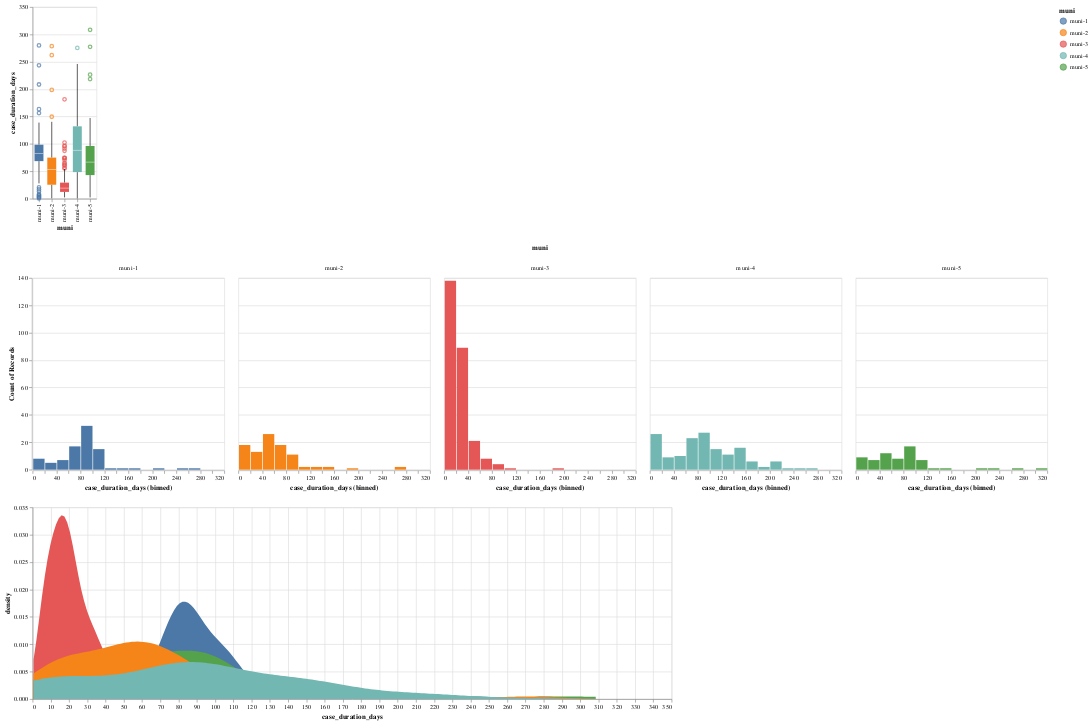

The cell this chart's notebook holds for it:
### Code cell
# Test if there are differences in case duration across municipalities
# Kruskal-Wallis H-Test
# Ranks-based test (cf. Wilcoxon rank sum test)
# Condition 1: k samples being random and independent (yes; assuming five municipalities are independent)
# Condition 2: all k samples having five or more measurements (yes; min sample size > 800)
# Condition 3: the k prob. distributions are continuous (yes; case duration time)
# H0: The 5 distributions (one for each municipality) of case duration time are identical
# Ha: At least two of the 5 distributions differ in location
# Rejection region: H > Chi-Square with (5-1) df.
from scipy.stats import kruskal

case_dur_munis = [df_gb.loc[df_gb['muni'] == muni, 'case_duration_days'] for muni in sorted(df_gb['muni'].unique())]
# print(case_dur_munis)
# H (i.e., Chi-Square) and p-value
print(kruskal(*case_dur_munis))
# Result: p-value << 0.01
# i.e., at alpha = 1% level, the differences are significant

# viz using boxplot
box = alt.Chart(df_gb).mark_boxplot().encode(
    y=alt.Y('case_duration_days:Q'),
    x=alt.X('muni:N'),
    color='muni:N',
)

# viz using histogram
hist = alt.Chart(df_gb).mark_bar(
).encode(
    x=alt.X('case_duration_days:Q').bin(maxbins=20),
    y=alt.Y('count()').stack(None),
    color='muni:N',
    column='muni:N'
)

# viz using KDE
hist_den = alt.Chart(df_gb).mark_area().transform_density(
    'case_duration_days',
    groupby=['muni'],
    as_=['case_duration_days', 'density'],
).encode(
    x=alt.X('case_duration_days:Q'),
    y=alt.Y('density:Q').stack(None),
    color='muni:N'
).properties(
    width=1000
)

alt.vconcat(box, hist, hist_den)

### Figure 1 — Vega specification as saved in the notebook (floating-point values rounded to 4 significant figures; data arrays with more than 128 entries replaced by an {"elided": "..."} marker saying what was removed)
{"$schema": "https://vega.github.io/schema/vega/v5.json", "data": [{"name": "source_0", "values": {"elided": "667 records"}}, {"name": "data_0"}, {"name": "data_1", "values": [{"case_duration_days": 13.0, "muni": "muni-1"}, {"case_duration_days": 243.6, "muni": "muni-1"}, {"case_duration_days": 102.5, "muni": "muni-3"}, {"case_duration_days": 95.52, "muni": "muni-3"}, {"case_duration_days": 74.63, "muni": "muni-3"}, {"case_duration_days": 70.57, "muni": "muni-3"}, {"case_duration_days": 208.6, "muni": "muni-1"}, {"case_duration_days": 6.406, "muni": "muni-1"}, {"case_duration_days": 198.6, "muni": "muni-2"}, {"case_duration_days": 163.5, "muni": "muni-1"}, {"case_duration_days": 8.362, "muni": "muni-1"}, {"case_duration_days": 156.4, "muni": "muni-1"}, {"case_duration_days": 65.64, "muni": "muni-3"}, {"case_duration_days": 91.55, "muni": "muni-3"}, {"case_duration_days": 278.4, "muni": "muni-2"}, {"case_duration_days": 5.0, "muni": "muni-1"}, {"case_duration_days": 74.38, "muni": "muni-3"}, {"case_duration_days": 96.67, "muni": "muni-3"}, {"case_duration_days": 275.4, "muni": "muni-4"}, {"case_duration_days": 181.6, "muni": "muni-3"}, {"case_duration_days": 73.59, "muni": "muni-3"}, {"case_duration_days": 63.62, "muni": "muni-3"}, {"case_duration_days": 55.4, "muni": "muni-3"}, {"case_duration_days": 20.55, "muni": "muni-1"}, {"case_duration_days": 280.0, "muni": "muni-1"}, {"case_duration_days": 60.62, "muni": "muni-3"}, {"case_duration_days": 87.42, "muni": "muni-3"}, {"case_duration_days": 61.43, "muni": "muni-3"}, {"case_duration_days": 56.33, "muni": "muni-3"}, {"case_duration_days": 2.565, "muni": "muni-1"}, {"case_duration_days": 308.4, "muni": "muni-5"}, {"case_duration_days": 277.4, "muni": "muni-5"}, {"case_duration_days": 226.5, "muni": "muni-5"}, {"case_duration_days": 218.5, "muni": "muni-5"}, {"case_duration_days": 3.0, "muni": "muni-1"}, {"case_duration_days": 17.0, "muni": "muni-1"}, {"case_duration_days": 0.6431, "muni": "muni-1"}, {"case_duration_days": 262.0, "muni": "muni-2"}, {"case_duration_days": 149.7, "muni": "muni-2"}]}, {"name": "data_2"}, {"name": "data_3", "values": [{"lower_box_case_duration_days": 68.64, "lower_whisker_case_duration_days": 28.0, "muni": "muni-1", "upper_whisker_case_duration_days": 139.0}, {"lower_box_case_duration_days": 12.45, "lower_whisker_case_duration_days": 2.423, "muni": "muni-3", "upper_whisker_case_duration_days": 54.48}, {"lower_box_case_duration_days": 43.16, "lower_whisker_case_duration_days": 2.39, "muni": "muni-5", "upper_whisker_case_duration_days": 147.3}, {"lower_box_case_duration_days": 25.56, "lower_whisker_case_duration_days": 0.7292, "muni": "muni-2", "upper_whisker_case_duration_days": 140.5}, {"lower_box_case_duration_days": 48.63, "lower_whisker_case_duration_days": 0.5, "muni": "muni-4", "upper_whisker_case_duration_days": 246.0}]}, {"name": "data_4", "values": [{"lower_whisker_case_duration_days": 28.0, "muni": "muni-1", "upper_box_case_duration_days": 98.64, "upper_whisker_case_duration_days": 139.0}, {"lower_whisker_case_duration_days": 2.423, "muni": "muni-3", "upper_box_case_duration_days": 29.38, "upper_whisker_case_duration_days": 54.48}, {"lower_whisker_case_duration_days": 2.39, "muni": "muni-5", "upper_box_case_duration_days": 96.37, "upper_whisker_case_duration_days": 147.3}, {"lower_whisker_case_duration_days": 0.7292, "muni": "muni-2", "upper_box_case_duration_days": 75.1, "upper_whisker_case_duration_days": 140.5}, {"lower_whisker_case_duration_days": 0.5, "muni": "muni-4", "upper_box_case_duration_days": 132.2, "upper_whisker_case_duration_days": 246.0}]}, {"name": "data_5"}, {"name": "data_6", "values": [{"lower_box_case_duration_days": 68.64, "max_case_duration_days": 280.0, "mid_box_case_duration_days": 82.5, "min_case_duration_days": 0.6431, "muni": "muni-1", "upper_box_case_duration_days": 98.64}, {"lower_box_case_duration_days": 12.45, "max_case_duration_days": 181.6, "mid_box_case_duration_days": 19.41, "min_case_duration_days": 2.423, "muni": "muni-3", "upper_box_case_duration_days": 29.38}, {"lower_box_case_duration_days": 43.16, "max_case_duration_days": 308.4, "mid_box_case_duration_days": 66.89, "min_case_duration_days": 2.39, "muni": "muni-5", "upper_box_case_duration_days": 96.37}, {"lower_box_case_duration_days": 25.56, "max_case_duration_days": 278.4, "mid_box_case_duration_days": 53.45, "min_case_duration_days": 0.7292, "muni": "muni-2", "upper_box_case_duration_days": 75.1}, {"lower_box_case_duration_days": 48.63, "max_case_duration_days": 275.4, "mid_box_case_duration_days": 88.53, "min_case_duration_days": 0.5, "muni": "muni-4", "upper_box_case_duration_days": 132.2}]}, {"name": "data_7", "values": [{"lower_box_case_duration_days": 68.64, "max_case_duration_days": 280.0, "mid_box_case_duration_days": 82.5, "min_case_duration_days": 0.6431, "muni": "muni-1", "upper_box_case_duration_days": 98.64}, {"lower_box_case_duration_days": 12.45, "max_case_duration_days": 181.6, "mid_box_case_duration_days": 19.41, "min_case_duration_days": 2.423, "muni": "muni-3", "upper_box_case_duration_days": 29.38}, {"lower_box_case_duration_days": 43.16, "max_case_duration_days": 308.4, "mid_box_case_duration_days": 66.89, "min_case_duration_days": 2.39, "muni": "muni-5", "upper_box_case_duration_days": 96.37}, {"lower_box_case_duration_days": 25.56, "max_case_duration_days": 278.4, "mid_box_case_duration_days": 53.45, "min_case_duration_days": 0.7292, "muni": "muni-2", "upper_box_case_duration_days": 75.1}, {"lower_box_case_duration_days": 48.63, "max_case_duration_days": 275.4, "mid_box_case_duration_days": 88.53, "min_case_duration_days": 0.5, "muni": "muni-4", "upper_box_case_duration_days": 132.2}]}, {"name": "data_8", "values": [{"bin_maxbins_20_case_duration_days": 80.0, "bin_maxbins_20_case_duration_days_end": 100.0, "muni": "muni-1", "__count": 32}, {"bin_maxbins_20_case_duration_days": 0.0, "bin_maxbins_20_case_duration_days_end": 20.0, "muni": "muni-1", "__count": 8}, {"bin_maxbins_20_case_duration_days": 240.0, "bin_maxbins_20_case_duration_days_end": 260.0, "muni": "muni-1", "__count": 1}, {"bin_maxbins_20_case_duration_days": 100.0, "bin_maxbins_20_case_duration_days_end": 120.0, "muni": "muni-3", "__count": 1}, {"bin_maxbins_20_case_duration_days": 80.0, "bin_maxbins_20_case_duration_days_end": 100.0, "muni": "muni-3", "__count": 4}, {"bin_maxbins_20_case_duration_days": 40.0, "bin_maxbins_20_case_duration_days_end": 60.0, "muni": "muni-3", "__count": 21}, {"bin_maxbins_20_case_duration_days": 60.0, "bin_maxbins_20_case_duration_days_end": 80.0, "muni": "muni-3", "__count": 8}, {"bin_maxbins_20_case_duration_days": 200.0, "bin_maxbins_20_case_duration_days_end": 220.0, "muni": "muni-1", "__count": 1}, {"bin_maxbins_20_case_duration_days": 0.0, "bin_maxbins_20_case_duration_days_end": 20.0, "muni": "muni-3", "__count": 138}, {"bin_maxbins_20_case_duration_days": 60.0, "bin_maxbins_20_case_duration_days_end": 80.0, "muni": "muni-1", "__count": 17}, {"bin_maxbins_20_case_duration_days": 20.0, "bin_maxbins_20_case_duration_days_end": 40.0, "muni": "muni-3", "__count": 89}, {"bin_maxbins_20_case_duration_days": 100.0, "bin_maxbins_20_case_duration_days_end": 120.0, "muni": "muni-1", "__count": 15}, {"bin_maxbins_20_case_duration_days": 100.0, "bin_maxbins_20_case_duration_days_end": 120.0, "muni": "muni-5", "__count": 7}, {"bin_maxbins_20_case_duration_days": 80.0, "bin_maxbins_20_case_duration_days_end": 100.0, "muni": "muni-5", "__count": 17}, {"bin_maxbins_20_case_duration_days": 60.0, "bin_maxbins_20_case_duration_days_end": 80.0, "muni": "muni-2", "__count": 18}, {"bin_maxbins_20_case_duration_days": 180.0, "bin_maxbins_20_case_duration_days_end": 200.0, "muni": "muni-2", "__count": 1}, {"bin_maxbins_20_case_duration_days": 80.0, "bin_maxbins_20_case_duration_days_end": 100.0, "muni": "muni-2", "__count": 11}, {"bin_maxbins_20_case_duration_days": 160.0, "bin_maxbins_20_case_duration_days_end": 180.0, "muni": "muni-1", "__count": 1}, {"bin_maxbins_20_case_duration_days": 40.0, "bin_maxbins_20_case_duration_days_end": 60.0, "muni": "muni-5", "__count": 12}, {"bin_maxbins_20_case_duration_days": 40.0, "bin_maxbins_20_case_duration_days_end": 60.0, "muni": "muni-2", "__count": 26}, {"bin_maxbins_20_case_duration_days": 100.0, "bin_maxbins_20_case_duration_days_end": 120.0, "muni": "muni-2", "__count": 2}, {"bin_maxbins_20_case_duration_days": 0.0, "bin_maxbins_20_case_duration_days_end": 20.0, "muni": "muni-2", "__count": 18}, {"bin_maxbins_20_case_duration_days": 40.0, "bin_maxbins_20_case_duration_days_end": 60.0, "muni": "muni-4", "__count": 10}, {"bin_maxbins_20_case_duration_days": 20.0, "bin_maxbins_20_case_duration_days_end": 40.0, "muni": "muni-4", "__count": 9}, {"bin_maxbins_20_case_duration_days": 140.0, "bin_maxbins_20_case_duration_days_end": 160.0, "muni": "muni-1", "__count": 1}, {"bin_maxbins_20_case_duration_days": 20.0, "bin_maxbins_20_case_duration_days_end": 40.0, "muni": "muni-2", "__count": 13}, {"bin_maxbins_20_case_duration_days": 260.0, "bin_maxbins_20_case_duration_days_end": 280.0, "muni": "muni-2", "__count": 2}, {"bin_maxbins_20_case_duration_days": 60.0, "bin_maxbins_20_case_duration_days_end": 80.0, "muni": "muni-5", "__count": 8}, {"bin_maxbins_20_case_duration_days": 120.0, "bin_maxbins_20_case_duration_days_end": 140.0, "muni": "muni-5", "__count": 1}, {"bin_maxbins_20_case_duration_days": 200.0, "bin_maxbins_20_case_duration_days_end": 220.0, "muni": "muni-4", "__count": 6}, {"bin_maxbins_20_case_duration_days": 60.0, "bin_maxbins_20_case_duration_days_end": 80.0, "muni": "muni-4", "__count": 23}, {"bin_maxbins_20_case_duration_days": 160.0, "bin_maxbins_20_case_duration_days_end": 180.0, "muni": "muni-4", "__count": 6}, {"bin_maxbins_20_case_duration_days": 240.0, "bin_maxbins_20_case_duration_days_end": 260.0, "muni": "muni-4", "__count": 1}, {"bin_maxbins_20_case_duration_days": 180.0, "bin_maxbins_20_case_duration_days_end": 200.0, "muni": "muni-4", "__count": 2}, {"bin_maxbins_20_case_duration_days": 140.0, "bin_maxbins_20_case_duration_days_end": 160.0, "muni": "muni-4", "__count": 16}, {"bin_maxbins_20_case_duration_days": 260.0, "bin_maxbins_20_case_duration_days_end": 280.0, "muni": "muni-4", "__count": 1}, {"bin_maxbins_20_case_duration_days": 100.0, "bin_maxbins_20_case_duration_days_end": 120.0, "muni": "muni-4", "__count": 15}, {"bin_maxbins_20_case_duration_days": 180.0, "bin_maxbins_20_case_duration_days_end": 200.0, "muni": "muni-3", "__count": 1}, {"bin_maxbins_20_case_duration_days": 80.0, "bin_maxbins_20_case_duration_days_end": 100.0, "muni": "muni-4", "__count": 27}, {"bin_maxbins_20_case_duration_days": 0.0, "bin_maxbins_20_case_duration_days_end": 20.0, "muni": "muni-4", "__count": 26}, {"bin_maxbins_20_case_duration_days": 140.0, "bin_maxbins_20_case_duration_days_end": 160.0, "muni": "muni-5", "__count": 1}, {"bin_maxbins_20_case_duration_days": 120.0, "bin_maxbins_20_case_duration_days_end": 140.0, "muni": "muni-4", "__count": 11}, {"bin_maxbins_20_case_duration_days": 20.0, "bin_maxbins_20_case_duration_days_end": 40.0, "muni": "muni-1", "__count": 5}, {"bin_maxbins_20_case_duration_days": 260.0, "bin_maxbins_20_case_duration_days_end": 280.0, "muni": "muni-1", "__count": 1}, {"bin_maxbins_20_case_duration_days": 220.0, "bin_maxbins_20_case_duration_days_end": 240.0, "muni": "muni-4", "__count": 1}, {"bin_maxbins_20_case_duration_days": 20.0, "bin_maxbins_20_case_duration_days_end": 40.0, "muni": "muni-5", "__count": 7}, {"bin_maxbins_20_case_duration_days": 0.0, "bin_maxbins_20_case_duration_days_end": 20.0, "muni": "muni-5", "__count": 9}, {"bin_maxbins_20_case_duration_days": 300.0, "bin_maxbins_20_case_duration_days_end": 320.0, "muni": "muni-5", "__count": 1}, {"bin_maxbins_20_case_duration_days": 260.0, "bin_maxbins_20_case_duration_days_end": 280.0, "muni": "muni-5", "__count": 1}, {"bin_maxbins_20_case_duration_days": 220.0, "bin_maxbins_20_case_duration_days_end": 240.0, "muni": "muni-5", "__count": 1}, {"bin_maxbins_20_case_duration_days": 200.0, "bin_maxbins_20_case_duration_days_end": 220.0, "muni": "muni-5", "__count": 1}, {"bin_maxbins_20_case_duration_days": 120.0, "bin_maxbins_20_case_duration_days_end": 140.0, "muni": "muni-1", "__count": 1}, {"bin_maxbins_20_case_duration_days": 40.0, "bin_maxbins_20_case_duration_days_end": 60.0, "muni": "muni-1", "__count": 7}, {"bin_maxbins_20_case_duration_days": 140.0, "bin_maxbins_20_case_duration_days_end": 160.0, "muni": "muni-2", "__count": 2}, {"bin_maxbins_20_case_duration_days": 120.0, "bin_maxbins_20_case_duration_days_end": 140.0, "muni": "muni-2", "__count": 2}]}, {"name": "concat_1_column_domain", "values": [{"muni": "muni-1", "count": 12}, {"muni": "muni-3", "count": 7}, {"muni": "muni-5", "count": 12}, {"muni": "muni-2", "count": 10}, {"muni": "muni-4", "count": 14}]}, {"name": "data_10", "source": "source_0", "transform": [{"type": "kde", "resolve": "shared", "field": "case_duration_days", "groupby": ["muni"], "as": ["case_duration_days", "density"]}]}, {"name": "data_1_color_domain_muni_0", "values": [{"muni": "muni-1"}, {"muni": "muni-3"}, {"muni": "muni-2"}, {"muni": "muni-4"}, {"muni": "muni-5"}]}, {"name": "data_6_color_domain_muni_1", "values": [{"muni": "muni-1"}, {"muni": "muni-3"}, {"muni": "muni-5"}, {"muni": "muni-2"}, {"muni": "muni-4"}]}, {"name": "data_7_color_domain_muni_2", "values": [{"muni": "muni-1"}, {"muni": "muni-3"}, {"muni": "muni-5"}, {"muni": "muni-2"}, {"muni": "muni-4"}]}, {"name": "data_8_color_domain_muni_3", "values": [{"muni": "muni-1"}, {"muni": "muni-3"}, {"muni": "muni-5"}, {"muni": "muni-2"}, {"muni": "muni-4"}]}, {"name": "data_10_color_domain_muni_4", "source": "data_10", "transform": [{"type": "aggregate", "groupby": ["muni"], "fields": [], "ops": [], "as": []}, {"type": "formula", "expr": "datum['muni']", "as": "sort_field"}, {"type": "project", "fields": ["muni"]}]}, {"name": "data_1_concat_0_x_domain_muni_0", "values": [{"muni": "muni-1"}, {"muni": "muni-3"}, {"muni": "muni-2"}, {"muni": "muni-4"}, {"muni": "muni-5"}]}, {"name": "data_3_concat_0_x_domain_muni_1", "values": [{"muni": "muni-1"}, {"muni": "muni-3"}, {"muni": "muni-5"}, {"muni": "muni-2"}, {"muni": "muni-4"}]}, {"name": "data_4_concat_0_x_domain_muni_2", "values": [{"muni": "muni-1"}, {"muni": "muni-3"}, {"muni": "muni-5"}, {"muni": "muni-2"}, {"muni": "muni-4"}]}, {"name": "data_6_concat_0_x_domain_muni_3", "values": [{"muni": "muni-1"}, {"muni": "muni-3"}, {"muni": "muni-5"}, {"muni": "muni-2"}, {"muni": "muni-4"}]}, {"name": "data_7_concat_0_x_domain_muni_4", "values": [{"muni": "muni-1"}, {"muni": "muni-3"}, {"muni": "muni-5"}, {"muni": "muni-2"}, {"muni": "muni-4"}]}, {"name": "data_8_concat_1_y_domain___count", "values": [{"min": 1, "max": 138}]}, {"name": "data_10_concat_2_x_domain_case_duration_days", "source": "data_10", "transform": [{"type": "formula", "expr": "+datum['case_duration_days']", "as": "case_duration_days"}, {"type": "aggregate", "groupby": [], "fields": ["case_duration_days", "case_duration_days"], "ops": ["min", "max"], "as": ["min", "max"]}]}, {"name": "data_10_concat_2_y_domain_density", "source": "data_10", "transform": [{"type": "formula", "expr": "+datum['density']", "as": "density"}, {"type": "aggregate", "groupby": [], "fields": ["density", "density"], "ops": ["min", "max"], "as": ["min", "max"]}]}], "signals": [{"name": "concat_1_child_bin_maxbins_20_case_duration_days_bins", "value": {"fields": ["case_duration_days"], "fname": "bin_case_duration_days", "start": 0.0, "step": 20.0, "stop": 320.0}}, {"name": "concat_0_x_step", "value": 20}, {"name": "concat_0_width", "update": "bandspace(domain('concat_0_x').length, 0, 0) * concat_0_x_step"}, {"name": "concat_0_height", "value": 300}, {"name": "concat_1_child_width", "value": 300}, {"name": "concat_1_child_height", "value": 300}, {"name": "concat_2_width", "value": 1000}, {"name": "concat_2_height", "value": 300}], "marks": [{"type": "group", "name": "concat_0_group", "encode": {"update": {"height": {"signal": "concat_0_height"}, "width": {"signal": "concat_0_width"}}}, "marks": [{"type": "symbol", "name": "concat_0_layer_0_layer_0_marks", "from": {"data": "data_1"}, "encode": {"update": {"x": {"field": "muni", "scale": "concat_0_x", "band": 0.5}, "y": {"field": "case_duration_days", "scale": "concat_0_y"}, "stroke": {"field": "muni", "scale": "color"}, "opacity": {"value": 0.7}, "fill": {"value": "transparent"}}}, "style": ["point", "boxplot-outliers"]}, {"type": "rule", "name": "concat_0_layer_0_layer_1_layer_0_marks", "from": {"data": "data_3"}, "encode": {"update": {"stroke": {"value": "black"}, "tooltip": {"signal": "{\"Upper Whisker of case_duration_days\": format(datum[\"upper_whisker_case_duration_days\"], \"\"), \"Lower Whisker of case_duration_days\": format(datum[\"lower_whisker_case_duration_days\"], \"\"), \"muni\": isValid(datum[\"muni\"]) ? datum[\"muni\"] : \"\"+datum[\"muni\"]}"}, "y2": {"field": "lower_box_case_duration_days", "scale": "concat_0_y"}, "y": {"field": "lower_whisker_case_duration_days", "scale": "concat_0_y"}, "x": {"field": "muni", "scale": "concat_0_x", "band": 0.5}}}, "aria": false, "style": ["rule", "boxplot-rule"]}, {"type": "rule", "name": "concat_0_layer_0_layer_1_layer_1_marks", "from": {"data": "data_4"}, "encode": {"update": {"tooltip": {"signal": "{\"Upper Whisker of case_duration_days\": format(datum[\"upper_whisker_case_duration_days\"], \"\"), \"Lower Whisker of case_duration_days\": format(datum[\"lower_whisker_case_duration_days\"], \"\"), \"muni\": isValid(datum[\"muni\"]) ? datum[\"muni\"] : \"\"+datum[\"muni\"]}"}, "y": {"field": "upper_box_case_duration_days", "scale": "concat_0_y"}, "x": {"field": "muni", "scale": "concat_0_x", "band": 0.5}, "stroke": {"value": "black"}, "y2": {"field": "upper_whisker_case_duration_days", "scale": "concat_0_y"}}}, "style": ["rule", "boxplot-rule"], "aria": false}, {"type": "rect", "name": "concat_0_layer_1_layer_0_marks", "from": {"data": "data_6"}, "encode": {"update": {"y2": {"field": "upper_box_case_duration_days", "scale": "concat_0_y"}, "tooltip": {"signal": "{\"Max of case_duration_days\": format(datum[\"max_case_duration_days\"], \"\"), \"Q3 of case_duration_days\": format(datum[\"upper_box_case_duration_days\"], \"\"), \"Median of case_duration_days\": format(datum[\"mid_box_case_duration_days\"], \"\"), \"Q1 of case_duration_days\": format(datum[\"lower_box_case_duration_days\"], \"\"), \"Min of case_duration_days\": format(datum[\"min_case_duration_days\"], \"\"), \"muni\": isValid(datum[\"muni\"]) ? datum[\"muni\"] : \"\"+datum[\"muni\"]}"}, "fill": {"field": "muni", "scale": "color"}, "y": {"field": "lower_box_case_duration_days", "scale": "concat_0_y"}, "width": {"value": 14}, "xc": {"field": "muni", "scale": "concat_0_x", "band": 0.5}}}, "style": ["bar", "boxplot-box"]}, {"type": "rect", "name": "concat_0_layer_1_layer_1_marks", "from": {"data": "data_7"}, "encode": {"update": {"width": {"value": 14}, "height": {"value": 1}, "opacity": {"value": 0.7}, "fill": [{"field": "muni", "scale": "color", "test": "datum['lower_box_case_duration_days'] >= datum['upper_box_case_duration_days']"}, {"value": "white"}], "tooltip": {"signal": "{\"Max of case_duration_days\": format(datum[\"max_case_duration_days\"], \"\"), \"Q3 of case_duration_days\": format(datum[\"upper_box_case_duration_days\"], \"\"), \"Median of case_duration_days\": format(datum[\"mid_box_case_duration_days\"], \"\"), \"Q1 of case_duration_days\": format(datum[\"lower_box_case_duration_days\"], \"\"), \"Min of case_duration_days\": format(datum[\"min_case_duration_days\"], \"\"), \"muni\": isValid(datum[\"muni\"]) ? datum[\"muni\"] : \"\"+datum[\"muni\"]}"}, "xc": {"field": "muni", "scale": "concat_0_x", "band": 0.5}, "yc": {"field": "mid_box_case_duration_days", "scale": "concat_0_y"}}}, "aria": false, "style": ["tick", "boxplot-median"]}], "axes": [{"scale": "concat_0_y", "labels": false, "ticks": false, "minExtent": 0, "orient": "left", "aria": false, "gridScale": "concat_0_x", "domain": false, "maxExtent": 0, "tickCount": {"signal": "ceil(concat_0_height/40)"}, "zindex": 0, "grid": true}, {"scale": "concat_0_x", "orient": "bottom", "labelBaseline": "middle", "title": "muni", "grid": false, "labelAlign": "right", "zindex": 0, "labelAngle": 270}, {"scale": "concat_0_y", "tickCount": {"signal": "ceil(concat_0_height/40)"}, "orient": "left", "zindex": 0, "labelOverlap": true, "title": "case_duration_days", "grid": false}], "style": "cell"}, {"type": "group", "name": "concat_1_group", "marks": [{"type": "group", "name": "column-title", "title": {"text": "muni", "style": "guide-title", "offset": 10}, "role": "column-title"}, {"type": "group", "name": "concat_1_row_header", "encode": {"update": {"height": {"signal": "concat_1_child_height"}}}, "axes": [{"scale": "concat_1_y", "labelOverlap": true, "zindex": 0, "grid": false, "tickCount": {"signal": "ceil(concat_1_child_height/40)"}, "orient": "left", "title": "Count of Records"}], "role": "row-header"}, {"type": "group", "name": "concat_1_column_header", "from": {"data": "concat_1_column_domain"}, "sort": {"field": "datum[\"muni\"]", "order": "ascending"}, "encode": {"update": {"width": {"signal": "concat_1_child_width"}}}, "title": {"text": {"signal": "isValid(parent[\"muni\"]) ? parent[\"muni\"] : \"\"+parent[\"muni\"]"}, "frame": "group", "offset": 10, "style": "guide-label"}, "role": "column-header"}, {"type": "group", "name": "concat_1_column_footer", "from": {"data": "concat_1_column_domain"}, "sort": {"field": "datum[\"muni\"]", "order": "ascending"}, "encode": {"update": {"width": {"signal": "concat_1_child_width"}}}, "axes": [{"scale": "concat_1_x", "title": "case_duration_days (binned)", "grid": false, "labelFlush": true, "orient": "bottom", "labelOverlap": true, "tickCount": {"signal": "ceil(concat_1_child_width/10)"}, "zindex": 0}], "role": "column-footer"}, {"type": "group", "name": "concat_1_cell", "from": {"facet": {"data": "data_8", "name": "concat_1_facet", "groupby": ["muni"]}}, "sort": {"field": ["datum[\"muni\"]"], "order": ["ascending"]}, "encode": {"update": {"height": {"signal": "concat_1_child_height"}, "width": {"signal": "concat_1_child_width"}}}, "marks": [{"type": "rect", "name": "concat_1_child_marks", "from": {"data": "concat_1_facet"}, "encode": {"update": {"x": {"field": "bin_maxbins_20_case_duration_days_end", "scale": "concat_1_x", "offset": {"signal": "0.5 + (abs(scale(\"concat_1_x\", datum[\"bin_maxbins_20_case_duration_days_end\"]) - scale(\"concat_1_x\", datum[\"bin_maxbins_20_case_duration_days\"])) < 0.25 ? 0.5 * (0.25 - (abs(scale(\"concat_1_x\", datum[\"bin_maxbins_20_case_duration_days_end\"]) - scale(\"concat_1_x\", datum[\"bin_maxbins_20_case_duration_days\"])))) : -0.5)"}}, "y2": {"value": 0, "scale": "concat_1_y"}, "x2": {"field": "bin_maxbins_20_case_duration_days", "scale": "concat_1_x", "offset": {"signal": "0.5 + (abs(scale(\"concat_1_x\", datum[\"bin_maxbins_20_case_duration_days_end\"]) - scale(\"concat_1_x\", datum[\"bin_maxbins_20_case_duration_days\"])) < 0.25 ? -0.5 * (0.25 - (abs(scale(\"concat_1_x\", datum[\"bin_maxbins_20_case_duration_days_end\"]) - scale(\"concat_1_x\", datum[\"bin_maxbins_20_case_duration_days\"])))) : 0.5)"}}, "fill": {"field": "muni", "scale": "color"}, "y": {"field": "__count", "scale": "concat_1_y"}}}, "style": ["bar"]}], "axes": [{"scale": "concat_1_y", "minExtent": 0, "zindex": 0, "domain": false, "tickCount": {"signal": "ceil(concat_1_child_height/40)"}, "labels": false, "gridScale": "concat_1_x", "orient": "left", "grid": true, "maxExtent": 0, "ticks": false, "aria": false}], "style": "cell"}], "layout": {"padding": 20, "offset": {"columnTitle": 10}, "columns": {"signal": "length(data('concat_1_column_domain'))"}, "bounds": "full", "align": "all"}}, {"type": "group", "name": "concat_2_group", "encode": {"update": {"width": {"signal": "concat_2_width"}, "height": {"signal": "concat_2_height"}}}, "marks": [{"type": "group", "name": "concat_2_pathgroup", "from": {"facet": {"data": "data_10", "name": "faceted_path_concat_2_main", "groupby": ["muni"]}}, "encode": {"update": {"height": {"field": {"signal": null, "datum": null, "group": "height", "parent": null}}, "width": {"field": {"signal": null, "datum": null, "group": "width", "parent": null}}}}, "marks": [{"type": "area", "name": "concat_2_marks", "from": {"data": "faceted_path_concat_2_main"}, "sort": {"field": "x"}, "encode": {"update": {"fill": {"field": "muni", "scale": "color"}, "orient": {"value": "vertical"}, "y": {"field": "density", "scale": "concat_2_y"}, "y2": {"value": 0, "scale": "concat_2_y"}, "defined": {"signal": "isValid(datum[\"case_duration_days\"]) && isFinite(+datum[\"case_duration_days\"]) && isValid(datum[\"density\"]) && isFinite(+datum[\"density\"])"}, "x": {"field": "case_duration_days", "scale": "concat_2_x"}}}, "style": ["area"]}]}], "axes": [{"scale": "concat_2_x", "ticks": false, "maxExtent": 0, "grid": true, "domain": false, "minExtent": 0, "aria": false, "labels": false, "gridScale": "concat_2_y", "zindex": 0, "orient": "bottom", "tickCount": {"signal": "ceil(concat_2_width/40)"}}, {"scale": "concat_2_y", "domain": false, "minExtent": 0, "maxExtent": 0, "zindex": 0, "labels": false, "orient": "left", "grid": true, "ticks": false, "aria": false, "tickCount": {"signal": "ceil(concat_2_height/40)"}, "gridScale": "concat_2_x"}, {"scale": "concat_2_x", "labelFlush": true, "labelOverlap": true, "title": "case_duration_days", "tickCount": {"signal": "ceil(concat_2_width/40)"}, "orient": "bottom", "grid": false, "zindex": 0}, {"scale": "concat_2_y", "title": "density", "orient": "left", "labelOverlap": true, "tickCount": {"signal": "ceil(concat_2_height/40)"}, "grid": false, "zindex": 0}], "style": "cell"}], "scales": [{"name": "color", "type": "ordinal", "domain": {"fields": [{"data": "data_1_color_domain_muni_0", "field": "muni"}, {"data": "data_6_color_domain_muni_1", "field": "muni"}, {"data": "data_7_color_domain_muni_2", "field": "muni"}, {"data": "data_8_color_domain_muni_3", "field": "muni"}, {"data": "data_10_color_domain_muni_4", "field": "muni"}], "sort": true}, "range": "category"}, {"name": "concat_0_x", "type": "band", "domain": {"fields": [{"data": "data_1_concat_0_x_domain_muni_0", "field": "muni"}, {"data": "data_3_concat_0_x_domain_muni_1", "field": "muni"}, {"data": "data_4_concat_0_x_domain_muni_2", "field": "muni"}, {"data": "data_6_concat_0_x_domain_muni_3", "field": "muni"}, {"data": "data_7_concat_0_x_domain_muni_4", "field": "muni"}], "sort": true}, "range": {"step": {"signal": "concat_0_x_step"}}, "paddingOuter": 0, "paddingInner": 0}, {"name": "concat_0_y", "type": "linear", "domain": {"fields": [{"data": "data_1", "field": "case_duration_days"}, {"data": "data_3", "field": "lower_whisker_case_duration_days"}, {"data": "data_3", "field": "lower_box_case_duration_days"}, {"data": "data_4", "field": "upper_box_case_duration_days"}, {"data": "data_4", "field": "upper_whisker_case_duration_days"}, {"data": "data_6", "field": "lower_box_case_duration_days"}, {"data": "data_6", "field": "upper_box_case_duration_days"}, {"data": "data_7", "field": "mid_box_case_duration_days"}]}, "range": [{"signal": "concat_0_height"}, 0], "nice": true, "zero": true}, {"name": "concat_1_x", "type": "linear", "domain": {"signal": "[concat_1_child_bin_maxbins_20_case_duration_days_bins.start, concat_1_child_bin_maxbins_20_case_duration_days_bins.stop]"}, "range": [0, {"signal": "concat_1_child_width"}], "bins": {"signal": "concat_1_child_bin_maxbins_20_case_duration_days_bins"}, "zero": false}, {"name": "concat_1_y", "type": "linear", "domain": [{"signal": "(data(\"data_8_concat_1_y_domain___count\")[0] || {}).min"}, {"signal": "(data(\"data_8_concat_1_y_domain___count\")[0] || {}).max"}], "range": [{"signal": "concat_1_child_height"}, 0], "nice": true, "zero": true}, {"name": "concat_2_x", "type": "linear", "domain": [{"signal": "(data(\"data_10_concat_2_x_domain_case_duration_days\")[0] || {}).min"}, {"signal": "(data(\"data_10_concat_2_x_domain_case_duration_days\")[0] || {}).max"}], "range": [0, {"signal": "concat_2_width"}], "zero": false, "nice": true}, {"name": "concat_2_y", "type": "linear", "domain": [{"signal": "(data(\"data_10_concat_2_y_domain_density\")[0] || {}).min"}, {"signal": "(data(\"data_10_concat_2_y_domain_density\")[0] || {}).max"}], "range": [{"signal": "concat_2_height"}, 0], "zero": true, "nice": true}], "layout": {"padding": 20, "columns": 1, "bounds": "full", "align": "each"}, "legends": [{"stroke": "color", "symbolType": "circle", "title": "muni", "encode": {"symbols": {"update": {"opacity": {"value": 0.7}}}}, "fill": "color"}], "background": "white", "padding": 5}
